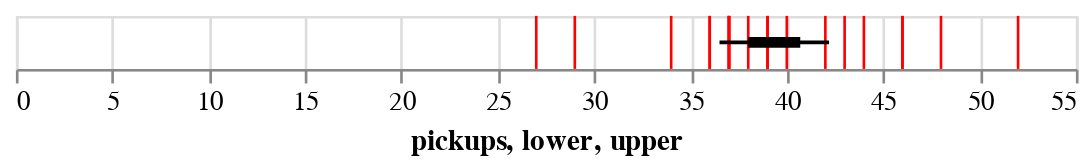

Here is the notebook cell this chart was saved with:
### Code cell
pickups = alt.Chart(pickups_df).mark_rule(color = 'red').encode(x = 'pickups')

intervals = alt.Chart(bounds).mark_rule().encode(
    x = 'lower:Q', 
    x2 = 'upper:Q', 
    size = alt.Size('significance:Q', legend = None)
)

(pickups + intervals)

### Figure 1 — Vega-Lite specification as saved in the notebook (floating-point values rounded to 4 significant figures)
{"config": {"view": {"continuousWidth": 400, "continuousHeight": 300}}, "layer": [{"data": {"name": "data-6e36e449e355faf0f6d43297123c3dc4"}, "mark": {"type": "rule", "color": "red"}, "encoding": {"x": {"type": "quantitative", "field": "pickups"}}}, {"data": {"name": "data-235c2017b38d156a848e5787f6a8b5f3"}, "mark": "rule", "encoding": {"size": {"type": "quantitative", "field": "significance", "legend": null}, "x": {"type": "quantitative", "field": "lower"}, "x2": {"field": "upper"}}}], "$schema": "https://vega.github.io/schema/vega-lite/v4.8.1.json", "datasets": {"data-6e36e449e355faf0f6d43297123c3dc4": [{"pickups": 34}, {"pickups": 39}, {"pickups": 46}, {"pickups": 36}, {"pickups": 37}, {"pickups": 43}, {"pickups": 37}, {"pickups": 40}, {"pickups": 37}, {"pickups": 29}, {"pickups": 52}, {"pickups": 38}, {"pickups": 36}, {"pickups": 48}, {"pickups": 46}, {"pickups": 44}, {"pickups": 39}, {"pickups": 27}, {"pickups": 42}, {"pickups": 37}], "data-235c2017b38d156a848e5787f6a8b5f3": [{"upper": 42.19, "lower": 36.51, "significance": 5}, {"upper": 40.7, "lower": 38.0, "significance": 33}]}}
